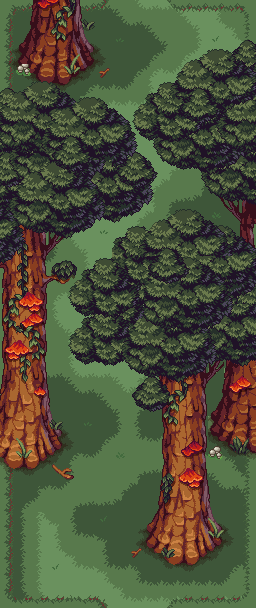

Tiled map render using the project's own tile images. Description and the map definition, with tile-layer contents summarised, below:
An orthogonal 16x38 tile map with 16x16 px tiles, 14 tile layers (Ground, Sombras, Sombras2, detalles, ...), 5 tilesets and 7 objects.

<map version="1.10" tiledversion="1.11.2" orientation="orthogonal" renderorder="right-down" width="16" height="38" tilewidth="16" tileheight="16" infinite="0" nextlayerid="40" nextobjectid="15">
 <tileset firstgid="1" source="Tilesheet_Shadow_colorShadow_v2.tsx" />
 <tileset firstgid="2913" source="U1_decorations_c1.tsx" />
 <tileset firstgid="3557" source="Decorations_c1.tsx" />
 <tileset firstgid="5177" source="House_exterior.tsx" />
 <tileset firstgid="6146" source="Plants.tsx" />
 <layer id="1" name="Ground" width="16" height="38">
  <data>[608 cells, 608 non-empty, 2 distinct tile ids]</data>
 </layer>
 <layer id="14" name="Sombras" width="16" height="38">
  <data>[608 cells, 404 non-empty, 20 distinct tile ids]</data>
 </layer>
 <layer id="23" name="Sombras2" width="16" height="38">
  <data>[608 cells, 71 non-empty, 27 distinct tile ids]</data>
 </layer>
 <layer id="37" name="detalles" width="16" height="38">
  <data>[608 cells, 144 non-empty, 35 distinct tile ids]</data>
 </layer>
 <layer id="2" name="Borders" width="16" height="38">
  <data>[608 cells, 135 non-empty, 34 distinct tile ids]</data>
 </layer>
 <layer id="39" name="Player" width="16" height="38">
  <data>[608 cells, 0 non-empty, 0 distinct tile ids]</data>
 </layer>
 <layer id="11" name="troncos" width="16" height="38">
  <data>[608 cells, 255 non-empty, 137 distinct tile ids]</data>
 </layer>
 <layer id="15" name="Setas" width="16" height="38">
  <data>[608 cells, 22 non-empty, 14 distinct tile ids]</data>
 </layer>
 <layer id="16" name="copas" width="16" height="38">
  <data>[608 cells, 117 non-empty, 64 distinct tile ids]</data>
 </layer>
 <layer id="20" name="copas4" width="16" height="38">
  <data>[608 cells, 102 non-empty, 61 distinct tile ids]</data>
 </layer>
 <layer id="17" name="copas1" width="16" height="38">
  <data>[608 cells, 136 non-empty, 44 distinct tile ids]</data>
 </layer>
 <layer id="18" name="copas2" width="16" height="38">
  <data>[608 cells, 124 non-empty, 64 distinct tile ids]</data>
 </layer>
 <layer id="19" name="copas3" width="16" height="38">
  <data>[608 cells, 185 non-empty, 63 distinct tile ids]</data>
 </layer>
 <layer id="22" name="Deco" width="16" height="38">
  <data>[608 cells, 62 non-empty, 29 distinct tile ids]</data>
 </layer>
 <objectgroup id="38" name="CollisionMask">
  <object id="8" x="0.414676" y="466.29">
   <polygon points="0,0 11.9722,10.4203 12.9679,11.4714 23.9197,11.3294 25.2122,10.1946 28.6814,12.6062 36.164,12.5353 42.3542,8.56317 47.0479,5.15853 52.4218,0.619025 72.138,-16.9248 71.4685,-28.7459 68.1538,-42.5772 59.9044,-48.3935 54.5532,-70.4054 -1.74801,-77.1438" />
  </object>
  <object id="9" x="13.2727" y="472.364">
   <polygon points="0,0 -0.210227,120.793 -0.147727,124.886 87.3523,124.886 94.8523,135.261 -13.2727,135.386 -12.7727,-9.36364" />
  </object>
  <object id="10" x="162.75" y="608">
   <polygon points="0,0 10.25,-11.75 78.5,-12.75 78.75,-152.75 93.25,-153.5 93.25,-0.25" />
  </object>
  <object id="11" x="137.651" y="529.445">
   <polygon points="-1.35825,0.285171 2.19058,7.75145 -1.89332,15.3042 -0.992395,21.5174 3.99702,26.037 12.9834,31.3644 26.5065,41.9373 38.0448,44.8063 45.8925,43.2466 56.1686,44.9187 67.8212,36.7525 76.6568,29.8133 86.6721,23.4531 95.0869,15.1054 91.3825,9.98529 96.3491,3.18008 76.7939,-25.4911 12.7228,-23.4185" />
  </object>
  <object id="12" x="255.766" y="458.365">
   <polygon points="0,0 -13.5167,1.13488 -22.0094,0 -28.9472,-8.32243 -29.306,-10.8444 -35.0476,-10.7183 -44.3777,-19.5451 -46.6504,-26.2283 -43.3011,-32.6592 -45.0954,-39.3424 -42.7031,-44.8907 -29.7127,-71.8271 -6.3427,-119.947 -9.65382,-441.989 -75.8368,-445.754 -88.5162,-458.49 0.358849,-458.49" />
  </object>
  <object id="13" x="14.6667" y="419.667">
   <polygon points="0,0 -1.33333,-408.333 89.3333,-408 98.6667,-419.667 -14.3333,-419 -14.6667,0" />
  </object>
  <object id="14" x="24.985" y="83.2456">
   <polygon points="0,0 4.69347,0 8.36663,4.72892 14.3954,7.63421 22.5979,8.95723 31.2618,8.86784 43.958,9.66344 50.599,2.65499 56.3039,0.0536361 59.8085,-4.64846 69.6613,-11.42 76.7369,-17.9369 73.2235,-26.8672 77.1362,-35.7753 72.3895,-39.5119 66.8132,-42.1982 -7.55037,-42.149 -13.3262,-38.0146 -11.503,-26.818 -14.5951,-20.2565 -13.0601,-15.8316" />
  </object>
 </objectgroup>
</map>
